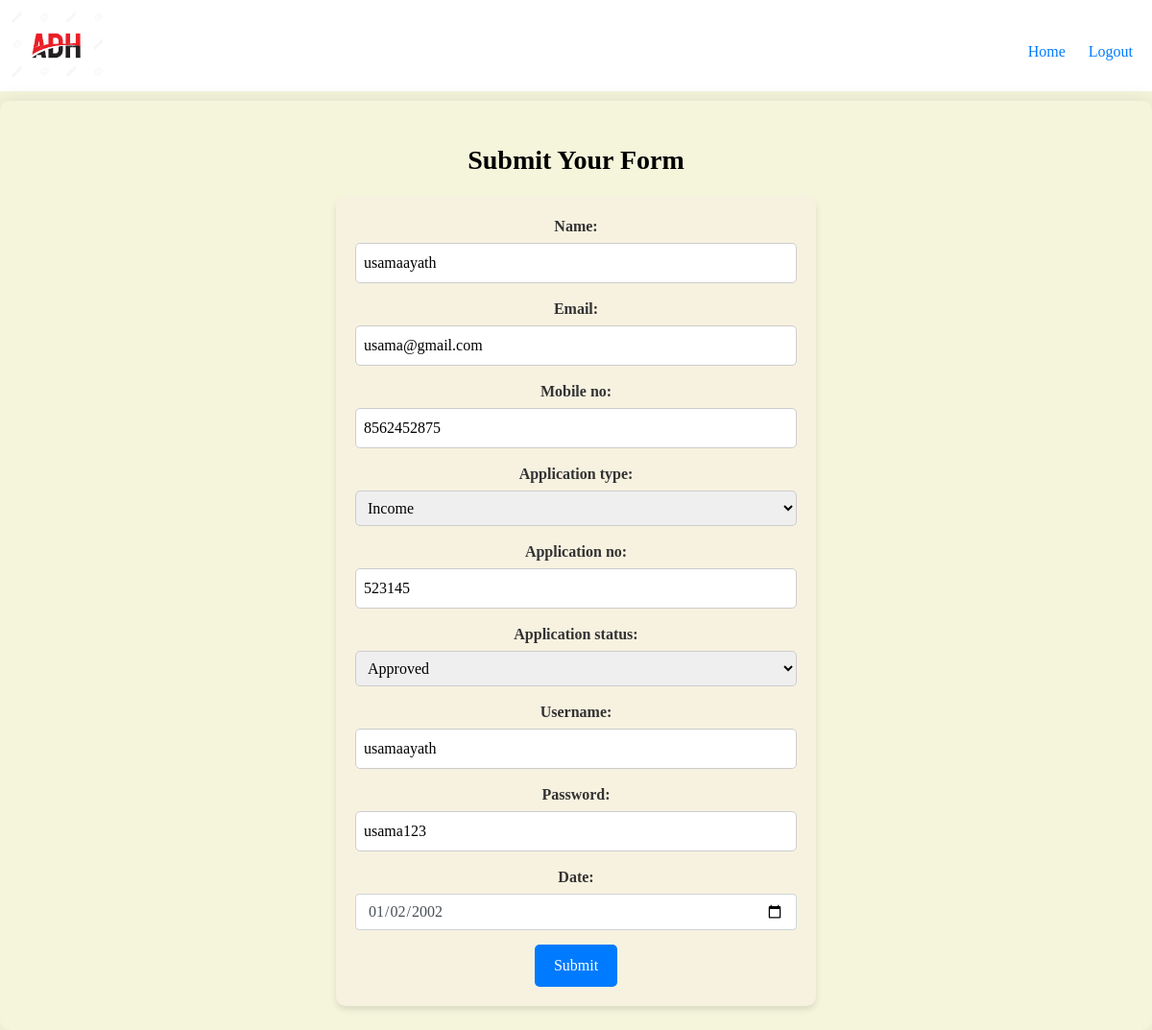
The page /editapp/1 (signed in) on the database as committed earlier.
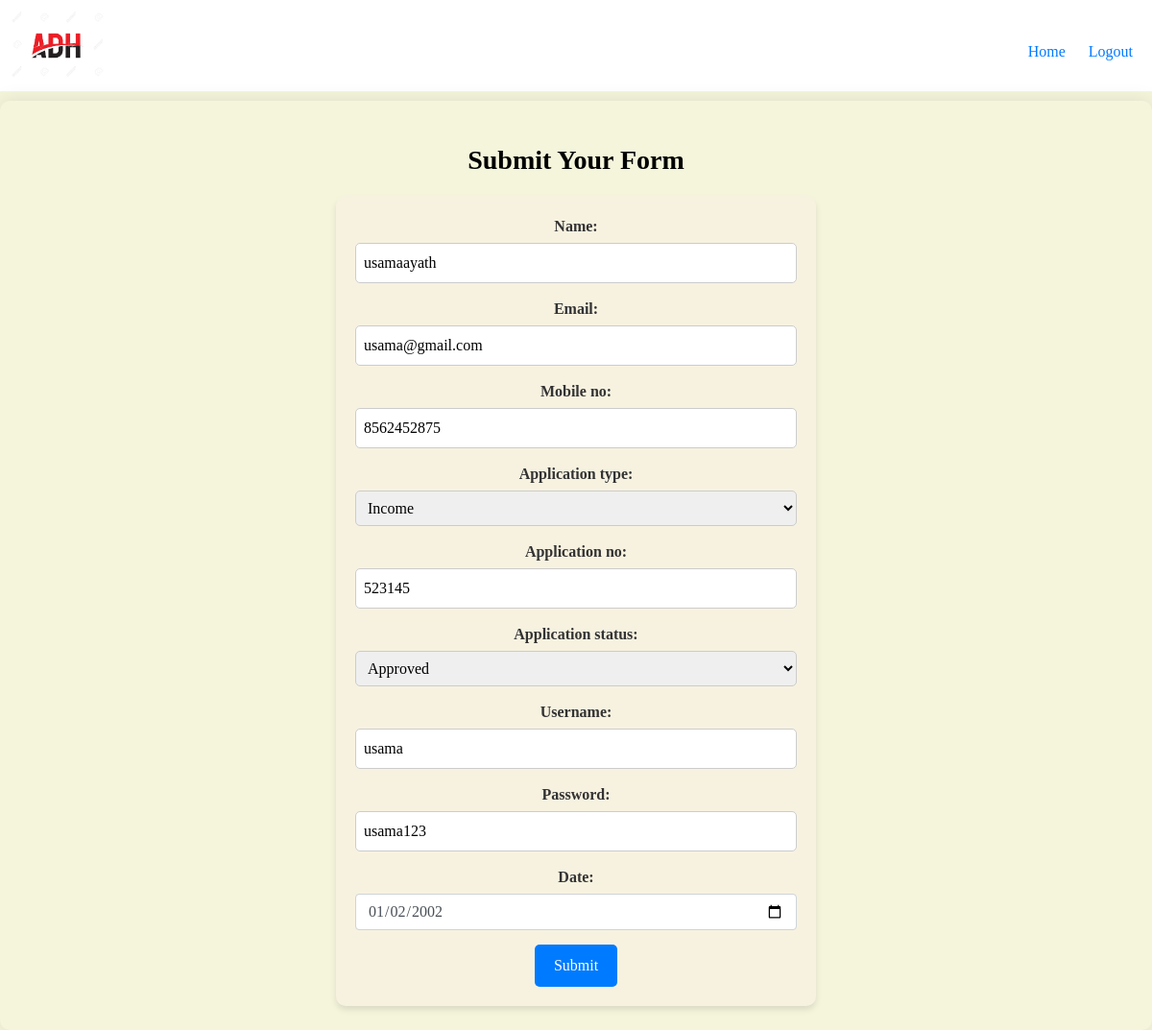
The same page on the database as committed later.
### appadh/models.py (models this page shows)
class newApplication(models.Model):
    Name=models.CharField(max_length=30)
    Email=models.EmailField(max_length=30)
    Mobile_no=models.CharField(max_length=20)
    appoptions=(
        ('caste','Caste'),
        ('income','Income'),
        ('non-creamy','Non creamy'),
        ('possession','Possession'),
        ('etapp','Etapp'),
        ('landtax','Landtax'),
        ('irctc','IRCTC')
    )
    Application_type=models.CharField(max_length=20, choices=appoptions)
    Application_no=models.CharField(max_length=20)
    statusoptions=(
        ('approved','Approved'),
        ('pending','Pending'),
        ('rejected','Rejected'),
        ('none','None')
    )
    Application_status=models.CharField(max_length=10, choices=statusoptions)
    Username=models.CharField(max_length=30)
    Password=models.CharField(max_length=30)
    Date=models.DateField()

### appadh/views.py (the view, shortened to what this page needs)
# urls.py: path('editapp/<pk>',views.editapp,name='editapp'),
@login_required
def editapp(request,pk):
    obj=newApplication.objects.get(id=pk)
    frm=newappForm(instance=obj)
    return render(request,'newapplication.html',{'frm':frm})

### appadh/forms.py
class newappForm(forms.ModelForm):
    class Meta:
        model=newApplication
        fields='__all__'
        widgets = {
          'Date': forms.DateInput(attrs={'class': 'form-control', 'type': 'date'}),
        }

### templates/newapplication.html (shortened to what this page needs)
<!DOCTYPE html>
<html lang="en">
<head>
    <link href="https://stackpath.bootstrapcdn.com/bootstrap/4.5.2/css/bootstrap.min.css" rel="stylesheet">
</head>
<body>
    {% include 'menubar.html' %}
    <div class="form-container">
        <h2>Submit Your Form</h2>
        <form method="POST">
            {{ frm.as_p }}
            <button type="submit" class="btn btn-submit">Submit</button>
        </form>
    </div>
</body>
</html>

Rows that differ between the two databases and show on the page:
changed newApplication "usamaayath": Username "usamaayath" → "usama"
